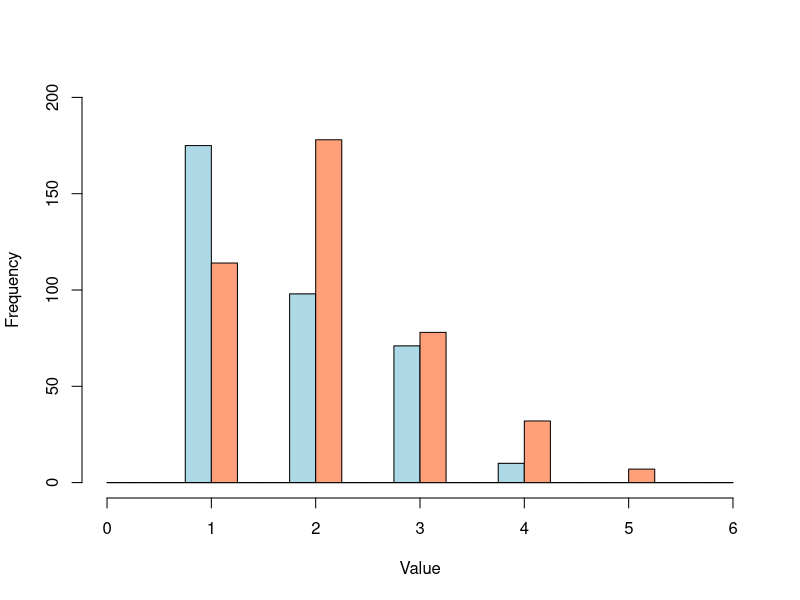

Here is the R script that generated this plot: (Note: this script raises an error after producing the figure.)
setwd("C:/Users/Land/Documents/health-timeline-data-analysis")
dataFrame = read.csv(file="data.csv", head=TRUE, sep=",")

# remove zero value insights
tmp <- subset(dataFrame, value > 0)

# INSIGHT DISTRIBUTION

# histogram with both distributions by vlaue
tableInsights <- subset(tmp, visualization == "table")
timelineInsights <- subset(tmp, visualization == "timeline")

hist(tableInsights$value, breaks=seq(0, 6, by=0.25), col="lightblue", xlab="Value", main="", ylim = c(0, 200), right = TRUE)
hist(timelineInsights$value, breaks=seq(0, 6, by=0.25), col="lightsalmon", xlab="Value", main="", ylim = c(0, 200), right = FALSE, add = TRUE)
legend(locator(1), c("Table", "Timeline"), fill=c("lightblue", "lightsalmon"), bty ="n")

# METRICS PER ASSESSMENT

# number of insights per assessment
tmp <-aggregate(value~experiment+visualization, dataFrame, FUN=function(z){ length(z) })
tmp <- setNames(tmp, c("experiment", "visualization", "total")) # remane the columns
boxplot(total~visualization,data=tmp, notch=TRUE,
        horizontal=TRUE,
        col=(c("lightblue","lightsalmon")),
        xlab="Number of Insights")

# mean value of insights per assessment
tmp <- aggregate(value ~ experiment+visualization, dataFrame, FUN = function(z){ mean(z) } )
tmp <- setNames(tmp, c("experiment", "visualization", "meanValue")) # remane the columns
boxplot(meanValue~visualization,data=tmp, notch=TRUE,
        horizontal=TRUE,
        col=(c("lightblue","lightsalmon")),
        xlab="Mean Value")

# cumulative value of insights per assessment
tmp <- aggregate(value ~ experiment+visualization, dataFrame, FUN = function(z){ sum(z) } )
tmp <- setNames(tmp, c("experiment", "visualization", "cumulativeValue")) # remane the columns
boxplot(cumulativeValue~visualization,data=tmp, notch=TRUE,
        horizontal=TRUE,
        col=(c("lightblue","lightsalmon")),
        xlab="Cumulative Value")


# TIME TO FIRST INSIGHT

valueToCheck <- 0
# par(mfrow=c(1,4))
for(valueToCheck in c( 0, 2, 3, 4 ) ){
  base <- aggregate(value ~ case+visualization, dataFrame, FUN = function(z){ length( z[ z > valueToCheck ] ) } )
  base <- setNames( base, c("case", "visualization", "count") )
  tmp <- aggregate(time ~ case+visualization, subset( dataFrame, value > valueToCheck ), FUN = min )
  tmp <- merge(base, tmp, by = c("case", "visualization"), all.x = TRUE)
  tmp <- na.omit(tmp)
  # write.csv(tmp[c('visualization', 'time')], file = paste(valueToCheck, "time.csv"))
  # boxplots 
  boxplot(time~visualization,data=tmp, notch=FALSE,
          horizontal=TRUE,
          col=(c("lightblue","lightsalmon")),
          main= paste("Value of at least", valueToCheck + 1),
          xlab="Time (s)")
}